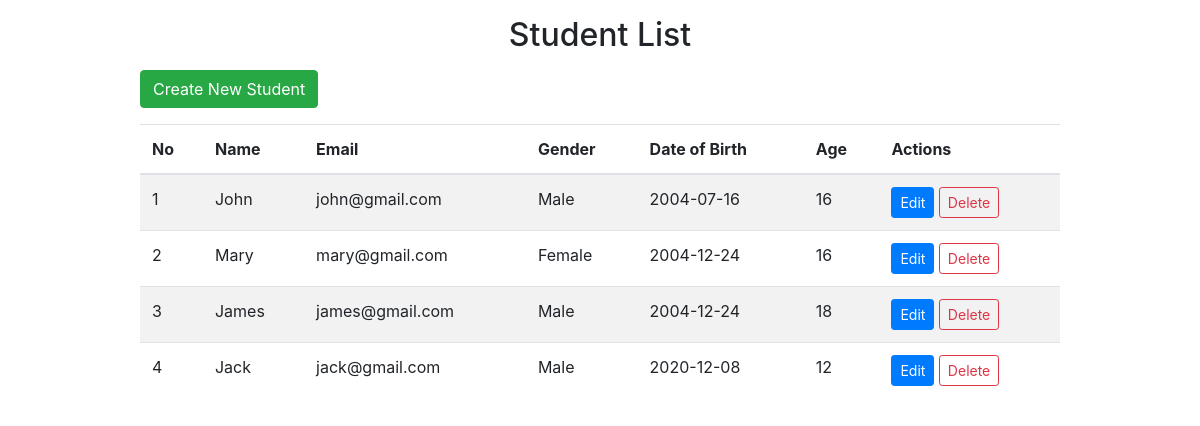
The page / on the database its author committed.
### tables this page shows
CREATE TABLE `students` (
  `id` int(11) NOT NULL AUTO_INCREMENT,
  `name` varchar(200) NOT NULL,
  `email` varchar(200) NOT NULL,
  `gender` char(6) NOT NULL,
  `dob` date DEFAULT NULL,
  `age` tinyint(3) unsigned DEFAULT NULL,
  PRIMARY KEY (`id`)
);

### src/Utils/DB.php (called while the page is built, shortened)
<?php
   class DB
   {
      protected $pdo ;
      public function __construct()
      {
         try {
               $this->pdo = new PDO("mysql:dbname=school; host=localhost",'root','password');
               $this->pdo->setAttribute(PDO::ATTR_ERRMODE, PDO::ERRMODE_EXCEPTION);
               } catch (PDOException $e) {
                     die( $e->getMessage()." - " . "Error Line No :" . $e->getLine());
               } catch (Exception $e) {
                     die( $e->getMessage());
            }
      }
      public function index()
      {
         $statement = $this->pdo->query(" SELECT * FROM students ");
         if($statement){
               $result = $statement->fetchAll(PDO::FETCH_OBJ);
               return $result ;
          }
      }
   }
?>

### index.php (the view, shortened to what this page needs)
<?php
   $db = new DB;
   $result = $db->index();
?>
<!DOCTYPE html>
<html lang="en">
<head>
    <link rel="stylesheet" href="bootstrap.min.css" >
</head>
<body>
    <div class="container">
        <div class="row justify-content-center">
            <div class="col-10 mb-3">
                <h2 class="text-center mt-3"> Student List </h2>
                <a href="create.php" class="btn btn-success mt-2"> Create New Student </a>
            </div>
        </div>
        <div class="row justify-content-center">
            <div class="col-10">
               <table class="table table-striped boreder">
                    <thead >
                        <th> No </th>
                        <th> Name </th>
                        <th> Email </th>
                        <th> Gender </th>
                        <th> Date of Birth</th>
                        <th> Age </th>
                        <th> Actions </th>
                    </thead>
                    <tbody>
                        <?php $count = 0; ?>
                        <?php foreach($result as $student) : ?>
                        <?php $count ++ ; ?>
                            <tr>
                                <td> <?php echo $count ?> </td>
                                <td> <?php echo ucfirst($student->name); ?> </td>
                                <td> <?php echo $student->email ?> </td>
                                <td> <?php echo ucfirst($student->gender); ?> </td>
                                <td> <?php echo $student->dob ?> </td>
                                <td> <?php echo $student->age ?> </td>
                            <td>
                                <a href="edit.php?id=<?php echo $student->id ?> "class="btn btn-primary btn-sm"> Edit </a>
                                <a onClick=" javascript: return confirm('Are you sure want to Delete ');"  href="destroy.php?id=<?php echo $student->id ?> " class="btn btn-outline-danger btn-sm"> Delete </a>
                            </td>
                        </tr>
                        <?php endforeach; ?>
                    </tbody>
               </table>
            </div>
        </div>
    </div>
</body>
</html>

### rows shown on the page
students: name "John", email "john@gmail.com", gender "Male", dob "2004-07-16", age "16"
students: name "Mary", email "mary@gmail.com", gender "Female", dob "2004-12-24", age "16"
students: name "James", email "james@gmail.com", gender "Male", dob "2004-12-24", age "18"
students: name "Jack", email "jack@gmail.com", gender "Male", dob "2020-12-08", age "12"
